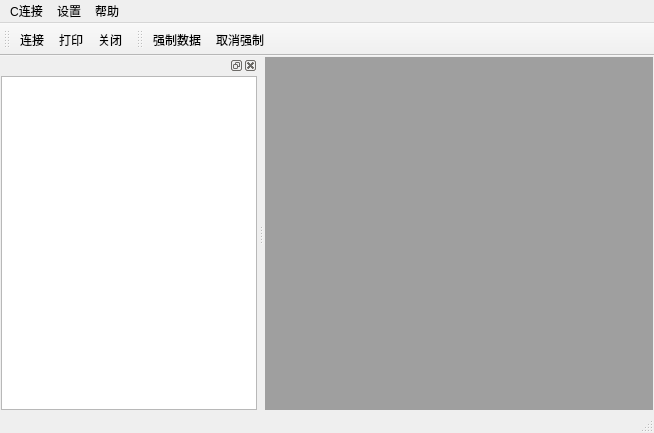
<?xml version="1.0" encoding="UTF-8"?>
<ui version="4.0">
 <class>MainWindow</class>
 <widget class="QMainWindow" name="MainWindow">
  <property name="geometry">
   <rect>
    <x>0</x>
    <y>0</y>
    <width>654</width>
    <height>433</height>
   </rect>
  </property>
  <property name="windowTitle">
   <string>MainWindow</string>
  </property>
  <widget class="QWidget" name="centralWidget">
   <layout class="QVBoxLayout" name="verticalLayout_2">
    <property name="spacing">
     <number>1</number>
    </property>
    <property name="leftMargin">
     <number>1</number>
    </property>
    <property name="topMargin">
     <number>1</number>
    </property>
    <property name="rightMargin">
     <number>1</number>
    </property>
    <property name="bottomMargin">
     <number>1</number>
    </property>
    <item>
     <widget class="QMdiArea" name="mdiArea"/>
    </item>
   </layout>
  </widget>
  <widget class="QMenuBar" name="menuBar">
   <property name="geometry">
    <rect>
     <x>0</x>
     <y>0</y>
     <width>654</width>
     <height>18</height>
    </rect>
   </property>
   <widget class="QMenu" name="menu">
    <property name="tearOffEnabled">
     <bool>false</bool>
    </property>
    <property name="title">
     <string>C连接</string>
    </property>
    <property name="separatorsCollapsible">
     <bool>false</bool>
    </property>
    <addaction name="actionConnect"/>
    <addaction name="actionPrint"/>
    <addaction name="actionClose"/>
   </widget>
   <widget class="QMenu" name="menu_2">
    <property name="title">
     <string>设置</string>
    </property>
    <addaction name="actionForceValue"/>
    <addaction name="actionUnForceValue"/>
   </widget>
   <widget class="QMenu" name="menu_3">
    <property name="title">
     <string>帮助</string>
    </property>
    <addaction name="actionHelp"/>
    <addaction name="actionHelpAbout"/>
   </widget>
   <addaction name="menu"/>
   <addaction name="menu_2"/>
   <addaction name="menu_3"/>
  </widget>
  <widget class="QToolBar" name="mainToolBar">
   <property name="toolButtonStyle">
    <enum>Qt::ToolButtonTextUnderIcon</enum>
   </property>
   <attribute name="toolBarArea">
    <enum>TopToolBarArea</enum>
   </attribute>
   <attribute name="toolBarBreak">
    <bool>false</bool>
   </attribute>
   <addaction name="actionConnect"/>
   <addaction name="actionPrint"/>
   <addaction name="actionClose"/>
  </widget>
  <widget class="QStatusBar" name="statusBar"/>
  <widget class="QDockWidget" name="dockWidget">
   <attribute name="dockWidgetArea">
    <number>1</number>
   </attribute>
   <widget class="QWidget" name="dockWidgetContents">
    <layout class="QVBoxLayout" name="verticalLayout">
     <property name="spacing">
      <number>1</number>
     </property>
     <property name="leftMargin">
      <number>1</number>
     </property>
     <property name="topMargin">
      <number>1</number>
     </property>
     <property name="rightMargin">
      <number>1</number>
     </property>
     <property name="bottomMargin">
      <number>1</number>
     </property>
     <item>
      <widget class="QTreeView" name="TagTreeView"/>
     </item>
    </layout>
   </widget>
  </widget>
  <widget class="QToolBar" name="toolBar">
   <property name="windowTitle">
    <string>toolBar</string>
   </property>
   <property name="toolButtonStyle">
    <enum>Qt::ToolButtonTextUnderIcon</enum>
   </property>
   <attribute name="toolBarArea">
    <enum>TopToolBarArea</enum>
   </attribute>
   <attribute name="toolBarBreak">
    <bool>false</bool>
   </attribute>
   <addaction name="actionForceValue"/>
   <addaction name="actionUnForceValue"/>
  </widget>
  <action name="actionConnect">
   <property name="icon">
    <iconset resource="../ProjectManager/images.qrc">
     <normaloff>:/images/rtview_connect.png</normaloff>:/images/rtview_connect.png</iconset>
   </property>
   <property name="text">
    <string>连接</string>
   </property>
   <property name="shortcut">
    <string>Ctrl+C</string>
   </property>
  </action>
  <action name="actionPrint">
   <property name="icon">
    <iconset resource="../ProjectManager/images.qrc">
     <normaloff>:/images/rtview_print.png</normaloff>:/images/rtview_print.png</iconset>
   </property>
   <property name="text">
    <string>打印</string>
   </property>
   <property name="shortcut">
    <string>Ctrl+P</string>
   </property>
  </action>
  <action name="actionClose">
   <property name="icon">
    <iconset resource="../ProjectManager/images.qrc">
     <normaloff>:/images/rtview_exit.png</normaloff>:/images/rtview_exit.png</iconset>
   </property>
   <property name="text">
    <string>关闭</string>
   </property>
   <property name="shortcut">
    <string>Ctrl+Q</string>
   </property>
  </action>
  <action name="actionHelp">
   <property name="text">
    <string>帮助</string>
   </property>
   <property name="shortcut">
    <string>F1</string>
   </property>
  </action>
  <action name="actionHelpAbout">
   <property name="text">
    <string>关于</string>
   </property>
   <property name="shortcut">
    <string>F2</string>
   </property>
  </action>
  <action name="actionForceValue">
   <property name="icon">
    <iconset resource="../ProjectManager/images.qrc">
     <normaloff>:/images/rtview_ctlview.png</normaloff>:/images/rtview_ctlview.png</iconset>
   </property>
   <property name="text">
    <string>强制数据</string>
   </property>
   <property name="shortcut">
    <string>Ctrl+S</string>
   </property>
  </action>
  <action name="actionUnForceValue">
   <property name="icon">
    <iconset resource="../ProjectManager/images.qrc">
     <normaloff>:/images/rtview_clearview.png</normaloff>:/images/rtview_clearview.png</iconset>
   </property>
   <property name="text">
    <string>取消强制</string>
   </property>
   <property name="shortcut">
    <string>Ctrl+D</string>
   </property>
  </action>
 </widget>
 <layoutdefault spacing="6" margin="11"/>
 <resources>
  <include location="../ProjectManager/images.qrc"/>
 </resources>
 <connections/>
</ui>
